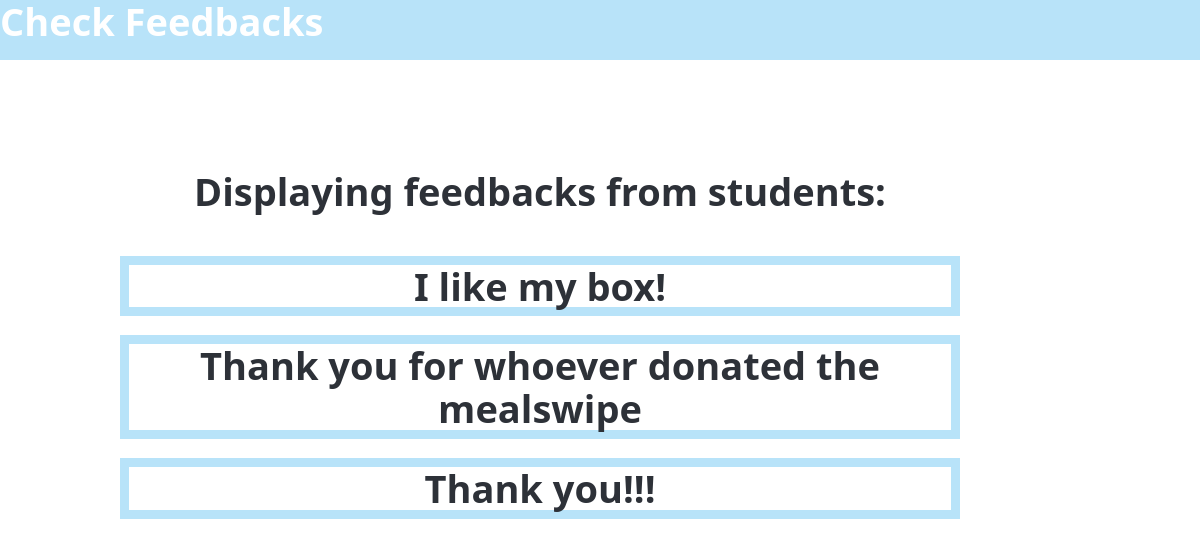
Page /studenthome/studentdisplayfeedback/ (signed in) on the earlier database version.
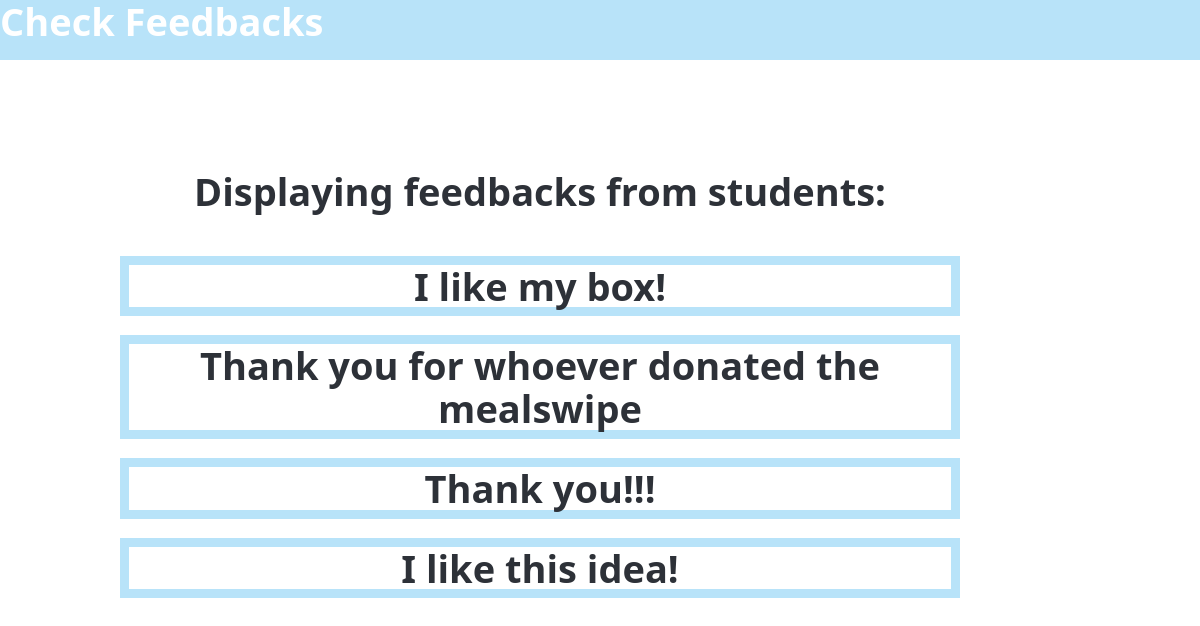
Same page on the later database version.
### theboxapp/models.py (models this page shows, shortened)
class Feedback(models.Model):
    content = models.TextField(blank=True)
    user = models.ForeignKey(
        User, null=True, blank=True, on_delete=models.CASCADE)

### theboxapp/views.py (the view)
# urls.py: path('studenthome/studentdisplayfeedback/', views.studentdisplayfeedback,
def studentdisplayfeedback(request):
    context = {'user': request.user}
    try:
        account = Account.objects.get(username=request.user)
        if account.who == 'staff':
            return redirect('staffhome')
    except Account.DoesNotExist:
        return redirect('/')
    feedbacks = list(Feedback.objects.all())
    context = {}
    fblst = []
    for feedback in feedbacks:
        fblst.append(feedback.content)
    context["allfeedback"] = fblst
    return render(request, 'theboxapp/studentdisplayfeedback.html', context)

### theboxapp/templates/theboxapp/studentdisplayfeedback.html (shortened to what this page needs)
<head>
    <link rel="stylesheet" href="https://unpkg.com/@picocss/pico@latest/css/pico.min.css">
</head>
<body>
    <div id="parent">
    <h1 id="header">Check Feedbacks<h1>
            <div id="bodycontent">
Displaying feedbacks from students:
<br><br>
{% for feedback in allfeedback %}
    <p class="felement">{{ feedback }}</p>
{% endfor %}
            </div>
</div>
</body>

Differences in the rows shown:
added Feedback: allfeedback "I like this idea!"
